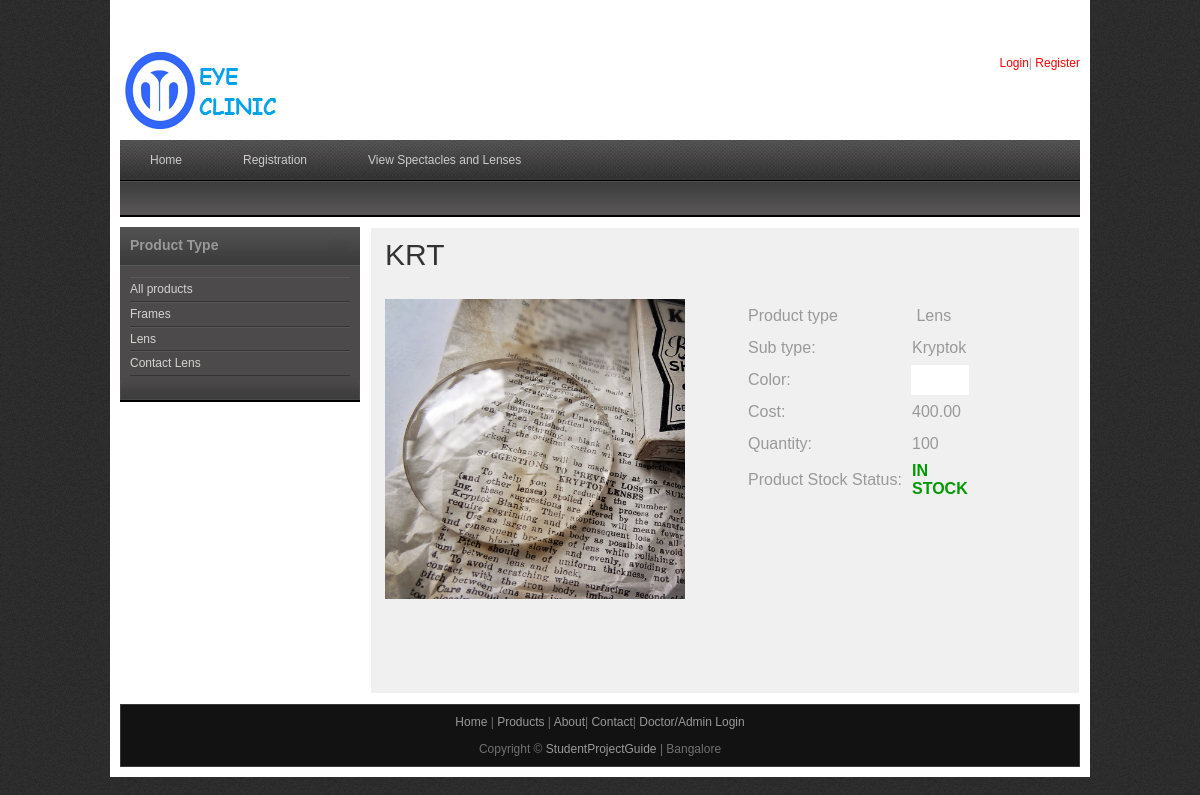
The app's page /productdetail.php?proid=4, older data.
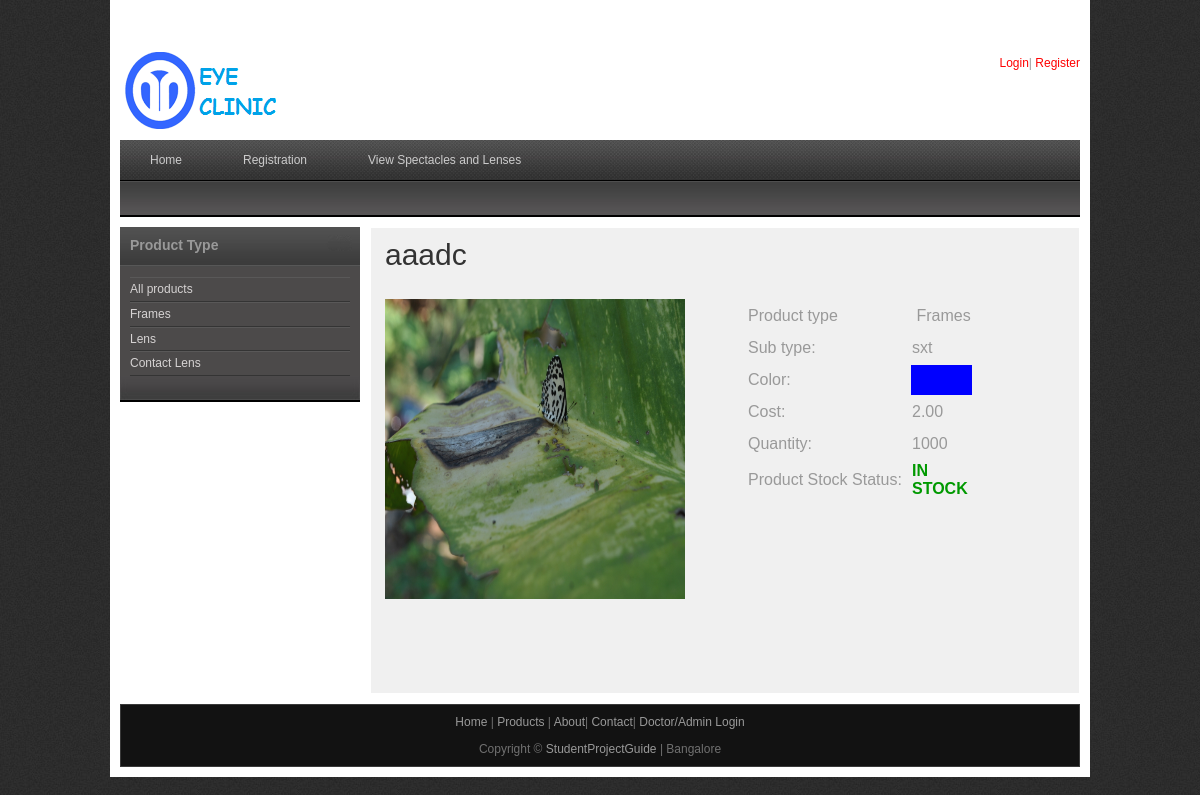
The same page, newer data.
### tables this page shows
CREATE TABLE IF NOT EXISTS `products` (
  `prod_id` int(10) NOT NULL AUTO_INCREMENT,
  `branch_id` int(10) NOT NULL,
  `name` varchar(50) NOT NULL,
  `product_type` varchar(50) NOT NULL,
  `sub_type` varchar(25) NOT NULL,
  `image` varchar(100) NOT NULL,
  `color` varchar(20) NOT NULL,
  `cost` double(10,2) NOT NULL,
  `quantity` int(10) NOT NULL,
  PRIMARY KEY (`prod_id`)
);

### productdetail.php (the view, shortened to what this page needs)
<?php
include("includes/header.php");
include("includes/conn.php");
$resultrec = mysqli_query($con,"SELECT * FROM products where prod_id='$_GET[proid]'");
$arrprod = mysqli_fetch_array($resultrec);
$name = $arrprod[name];
$product_type = $arrprod[product_type];
$sub_type = $arrprod[sub_type];
$image = $arrprod[image];
$color = $arrprod[color];
$cost = $arrprod[cost];
$quantity = $arrprod[quantity];
				if($image=="")
				{
				$img = "upload/noimage.jpg";
				}
				else
				{
				$img = "upload/".$image;
				}
?>
    <div id="templatemo_main">
   		<div id="sidebar" class="float_l">
        	<div class="sidebar_box"><span class="bottom"></span>
            	<?php
				include("sidebar.php");
				?>
            </div>
        </div>
 <div id="content" class="float_r">
            <h1><?php   echo $name; ?></h1>
            <div class="content_half float_l">
        	<a  rel="lightbox[portfolio]" href="images/"><img src="<?php   echo $img; ?>" alt="Image 01" height="300" width="300" /></a>
            </div>
            <div class="content_half float_r">
				<table>
                    <tr>
                        <td height="30" width="160">Product type</td>
                        <td>&nbsp;<?php   echo $product_type; ?></td>
                    </tr>
                    <tr>
                    	<td height="30">Sub type:</td>
                        <td><?php   echo $sub_type; ?></td>
                    </tr>
                    <tr>
                      <td height="30">Color:</td>
                      <td width="20" height="20" bgcolor="<?php   echo $color; ?>"></td>
                    </tr>
                    <tr>
                      <td height="30">Cost:</td>
                      <td><?php   echo $cost; ?></td>
                    </tr>
                    <tr><td height="30">Quantity:</td><td><?php   echo $quantity; ?></td></tr>
                    <tr><td height="30">Product Stock Status:</td><td>
					<?php
					if($quantity>1)
					{
						$disp= "<font color='#009900'><strong>IN STOCK</strong></font>";
						echo $disp;
					}
					?></td></tr>
                </table>
                <div class="cleaner h20"></div>
			</div>
            <div class="cleaner h30"></div>
            <div class="cleaner h50"></div>
      </div>
    </div>
    <?php
include("includes/footer.php");
?>

Row changes from the older to the newer data that the page shows:
changed products: name "KRT" → "aaadc"; image: a different picture; product_type "Lens" → "Frames"; sub_type "Kryptok" → "sxt"; color "FFFFFF" → "blue" (drawn); cost "400.00" → "2.00"; quantity "100" → "1000"
